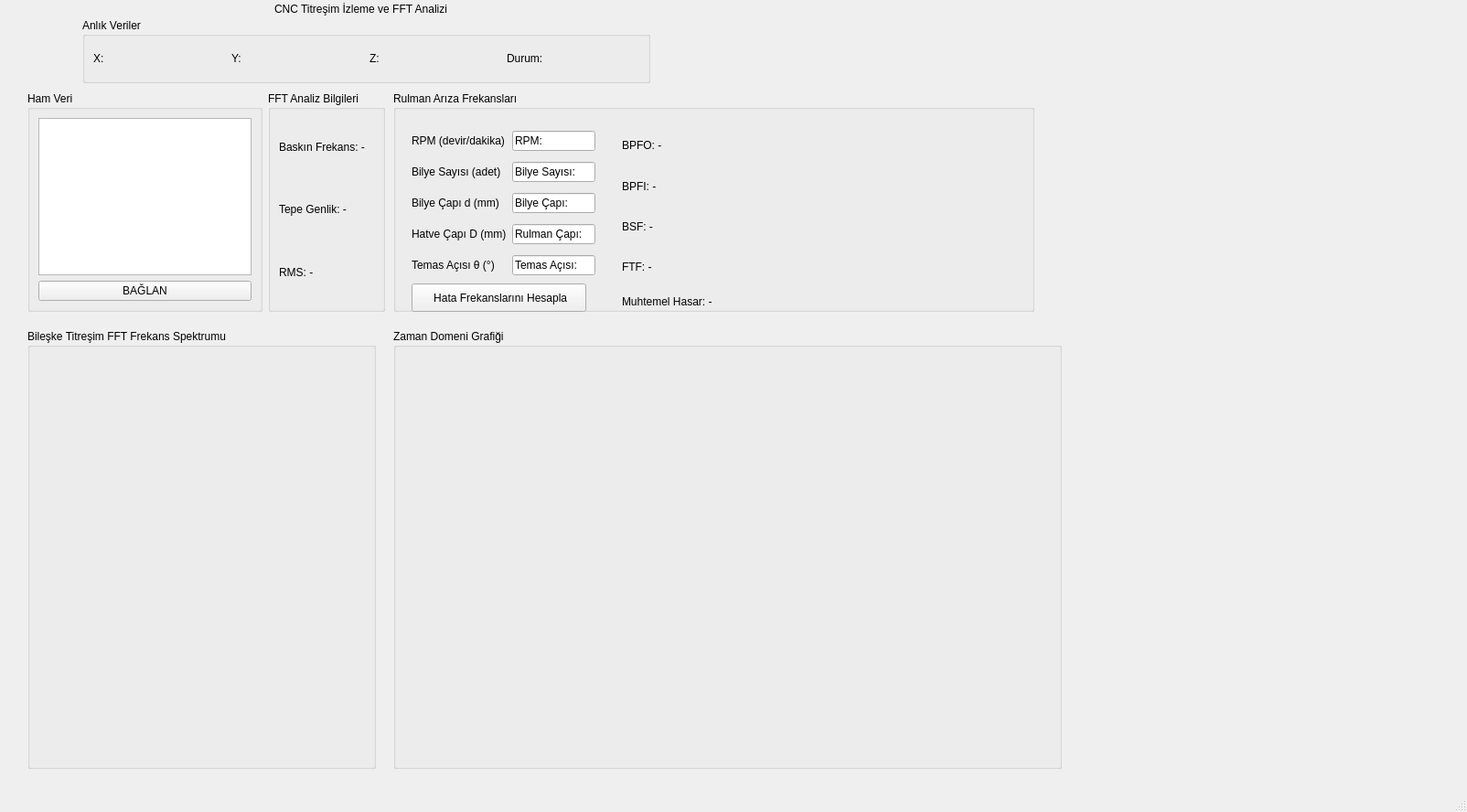
<?xml version="1.0" encoding="UTF-8"?>
<ui version="4.0">
 <class>MainWindow</class>
 <widget class="QMainWindow" name="MainWindow">
  <property name="geometry">
   <rect>
    <x>0</x>
    <y>0</y>
    <width>1604</width>
    <height>888</height>
   </rect>
  </property>
  <property name="windowTitle">
   <string>MainWindow</string>
  </property>
  <widget class="QWidget" name="centralwidget">
   <widget class="QLabel" name="labelTitle">
    <property name="geometry">
     <rect>
      <x>300</x>
      <y>0</y>
      <width>341</width>
      <height>20</height>
     </rect>
    </property>
    <property name="text">
     <string>CNC Titreşim İzleme ve FFT Analizi</string>
    </property>
   </widget>
   <widget class="QGroupBox" name="groupLiveValues">
    <property name="geometry">
     <rect>
      <x>90</x>
      <y>20</y>
      <width>621</width>
      <height>71</height>
     </rect>
    </property>
    <property name="title">
     <string>Anlık Veriler</string>
    </property>
    <layout class="QHBoxLayout" name="horizontalLayout">
     <item>
      <widget class="QLabel" name="labelX">
       <property name="text">
        <string>X:</string>
       </property>
      </widget>
     </item>
     <item>
      <widget class="QLabel" name="labelY">
       <property name="text">
        <string>Y:</string>
       </property>
      </widget>
     </item>
     <item>
      <widget class="QLabel" name="labelZ">
       <property name="text">
        <string>Z:</string>
       </property>
      </widget>
     </item>
     <item>
      <widget class="QLabel" name="labelStatus">
       <property name="text">
        <string>Durum:</string>
       </property>
      </widget>
     </item>
    </layout>
   </widget>
   <widget class="QGroupBox" name="groupTimeChart">
    <property name="geometry">
     <rect>
      <x>430</x>
      <y>360</y>
      <width>731</width>
      <height>481</height>
     </rect>
    </property>
    <property name="title">
     <string>Zaman Domeni Grafiği</string>
    </property>
    <layout class="QVBoxLayout" name="verticalLayout_2">
     <item>
      <widget class="QWidget" name="timeChartContainer" native="true">
       <property name="minimumSize">
        <size>
         <width>750</width>
         <height>400</height>
        </size>
       </property>
      </widget>
     </item>
    </layout>
   </widget>
   <widget class="QGroupBox" name="groupFftChart">
    <property name="geometry">
     <rect>
      <x>30</x>
      <y>360</y>
      <width>381</width>
      <height>481</height>
     </rect>
    </property>
    <property name="title">
     <string>Bileşke Titreşim FFT Frekans Spektrumu</string>
    </property>
    <layout class="QVBoxLayout" name="verticalLayout_4">
     <item>
      <widget class="QWidget" name="fftChartContainer" native="true"/>
     </item>
    </layout>
   </widget>
   <widget class="QGroupBox" name="groupBearingFreq">
    <property name="geometry">
     <rect>
      <x>430</x>
      <y>100</y>
      <width>701</width>
      <height>241</height>
     </rect>
    </property>
    <property name="title">
     <string>Rulman Arıza Frekansları</string>
    </property>
    <widget class="QPushButton" name="calculateFaultButton">
     <property name="geometry">
      <rect>
       <x>20</x>
       <y>210</y>
       <width>191</width>
       <height>31</height>
      </rect>
     </property>
     <property name="text">
      <string> Hata Frekanslarını Hesapla</string>
     </property>
    </widget>
    <widget class="QLabel" name="labelFaultResult_2">
     <property name="geometry">
      <rect>
       <x>250</x>
       <y>220</y>
       <width>481</width>
       <height>20</height>
      </rect>
     </property>
     <property name="minimumSize">
      <size>
       <width>0</width>
       <height>0</height>
      </size>
     </property>
     <property name="text">
      <string>Muhtemel Hasar: -</string>
     </property>
    </widget>
    <widget class="QWidget" name="layoutWidget">
     <property name="geometry">
      <rect>
       <x>250</x>
       <y>40</y>
       <width>302</width>
       <height>171</height>
      </rect>
     </property>
     <layout class="QVBoxLayout" name="verticalLayout_5">
      <item>
       <widget class="QLabel" name="labelBPFO">
        <property name="minimumSize">
         <size>
          <width>300</width>
          <height>0</height>
         </size>
        </property>
        <property name="text">
         <string>BPFO: -</string>
        </property>
       </widget>
      </item>
      <item>
       <widget class="QLabel" name="labelBPFI">
        <property name="minimumSize">
         <size>
          <width>300</width>
          <height>0</height>
         </size>
        </property>
        <property name="text">
         <string>BPFI: -</string>
        </property>
       </widget>
      </item>
      <item>
       <widget class="QLabel" name="labelBSF">
        <property name="minimumSize">
         <size>
          <width>300</width>
          <height>0</height>
         </size>
        </property>
        <property name="text">
         <string>BSF: -</string>
        </property>
       </widget>
      </item>
      <item>
       <widget class="QLabel" name="labelFTF">
        <property name="minimumSize">
         <size>
          <width>300</width>
          <height>0</height>
         </size>
        </property>
        <property name="text">
         <string>FTF: -</string>
        </property>
       </widget>
      </item>
     </layout>
    </widget>
    <widget class="QWidget" name="layoutWidget">
     <property name="geometry">
      <rect>
       <x>20</x>
       <y>37</y>
       <width>201</width>
       <height>170</height>
      </rect>
     </property>
     <layout class="QGridLayout" name="gridLayout">
      <item row="0" column="0">
       <widget class="QLabel" name="labelInputRPM">
        <property name="text">
         <string>RPM (devir/dakika)</string>
        </property>
       </widget>
      </item>
      <item row="0" column="1">
       <widget class="QLineEdit" name="lineEditRPM">
        <property name="text">
         <string>RPM:</string>
        </property>
        <property name="placeholderText">
         <string>Örn: 60</string>
        </property>
       </widget>
      </item>
      <item row="1" column="0">
       <widget class="QLabel" name="labelInputBallCount">
        <property name="text">
         <string>Bilye Sayısı (adet)</string>
        </property>
       </widget>
      </item>
      <item row="1" column="1">
       <widget class="QLineEdit" name="lineEditBallCount">
        <property name="text">
         <string>Bilye Sayısı:</string>
        </property>
        <property name="placeholderText">
         <string>Örn: 8</string>
        </property>
       </widget>
      </item>
      <item row="2" column="0">
       <widget class="QLabel" name="labelInputBallDiameter">
        <property name="text">
         <string>Bilye Çapı d (mm)</string>
        </property>
       </widget>
      </item>
      <item row="2" column="1">
       <widget class="QLineEdit" name="lineEditBallDiameter">
        <property name="text">
         <string>Bilye Çapı: </string>
        </property>
        <property name="placeholderText">
         <string>Örn: 5</string>
        </property>
       </widget>
      </item>
      <item row="3" column="0">
       <widget class="QLabel" name="abelInputPitchDiameter">
        <property name="text">
         <string>Hatve Çapı D (mm)</string>
        </property>
       </widget>
      </item>
      <item row="3" column="1">
       <widget class="QLineEdit" name="lineEditPitchDiameter">
        <property name="text">
         <string>Rulman Çapı:</string>
        </property>
        <property name="placeholderText">
         <string>Örn: 25</string>
        </property>
       </widget>
      </item>
      <item row="4" column="0">
       <widget class="QLabel" name="labelInputContactAngle">
        <property name="text">
         <string>Temas Açısı θ (°)</string>
        </property>
       </widget>
      </item>
      <item row="4" column="1">
       <widget class="QLineEdit" name="lineEditContactAngle">
        <property name="text">
         <string>Temas Açısı:</string>
        </property>
        <property name="placeholderText">
         <string>Örn: 0</string>
        </property>
       </widget>
      </item>
     </layout>
    </widget>
   </widget>
   <widget class="QWidget" name="layoutWidget">
    <property name="geometry">
     <rect>
      <x>30</x>
      <y>100</y>
      <width>391</width>
      <height>241</height>
     </rect>
    </property>
    <layout class="QHBoxLayout" name="horizontalLayout_2">
     <item>
      <widget class="QGroupBox" name="groupRawData">
       <property name="title">
        <string>Ham Veri</string>
       </property>
       <layout class="QVBoxLayout" name="verticalLayout">
        <item>
         <widget class="QTextEdit" name="textEdit"/>
        </item>
        <item>
         <widget class="QPushButton" name="connectButton">
          <property name="text">
           <string>BAĞLAN</string>
          </property>
         </widget>
        </item>
       </layout>
      </widget>
     </item>
     <item>
      <widget class="QGroupBox" name="groupFftInfo">
       <property name="title">
        <string>FFT Analiz Bilgileri</string>
       </property>
       <layout class="QVBoxLayout" name="verticalLayout_3">
        <item>
         <widget class="QLabel" name="labelPeakFreq">
          <property name="text">
           <string>Baskın Frekans: -</string>
          </property>
         </widget>
        </item>
        <item>
         <widget class="QLabel" name="labelPeakAmp">
          <property name="text">
           <string>Tepe Genlik: -</string>
          </property>
         </widget>
        </item>
        <item>
         <widget class="QLabel" name="labelRms">
          <property name="text">
           <string>RMS: -</string>
          </property>
         </widget>
        </item>
       </layout>
      </widget>
     </item>
    </layout>
   </widget>
  </widget>
  <widget class="QMenuBar" name="menubar">
   <property name="geometry">
    <rect>
     <x>0</x>
     <y>0</y>
     <width>1604</width>
     <height>25</height>
    </rect>
   </property>
  </widget>
  <widget class="QStatusBar" name="statusbar"/>
 </widget>
 <resources/>
 <connections/>
</ui>
